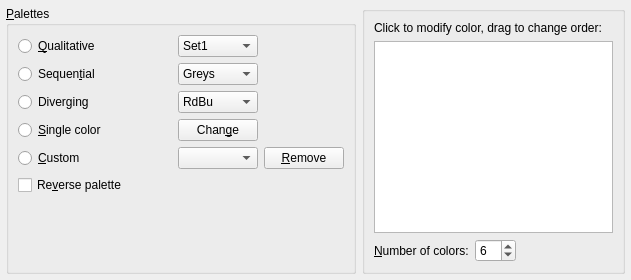
     <widget class="QWidget" name="tab_colors">
      <attribute name="title">
       <string>&amp;Colors</string>
      </attribute>
      <layout class="QHBoxLayout" name="horizontalLayout_5" stretch="4,3">
       <property name="leftMargin">
        <number>6</number>
       </property>
       <property name="topMargin">
        <number>6</number>
       </property>
       <property name="rightMargin">
        <number>6</number>
       </property>
       <property name="bottomMargin">
        <number>6</number>
       </property>
       <item>
        <layout class="QVBoxLayout" name="verticalLayout">
         <item>
          <widget class="QGroupBox" name="groupBox">
           <property name="title">
            <string>&amp;Palettes</string>
           </property>
           <layout class="QGridLayout" name="gridLayout_6" columnstretch="1,0,0">
            <item row="5" column="0">
             <widget class="QRadioButton" name="radio_custom">
              <property name="text">
               <string>&amp;Custom</string>
              </property>
             </widget>
            </item>
            <item row="1" column="0">
             <widget class="QRadioButton" name="radio_qualitative">
              <property name="text">
               <string>&amp;Qualitative</string>
              </property>
              <property name="checked">
               <bool>false</bool>
              </property>
             </widget>
            </item>
            <item row="2" column="0">
             <widget class="QRadioButton" name="radio_sequential">
              <property name="sizePolicy">
               <sizepolicy hsizetype="Minimum" vsizetype="Fixed">
                <horstretch>0</horstretch>
                <verstretch>0</verstretch>
               </sizepolicy>
              </property>
              <property name="text">
               <string>Sequen&amp;tial</string>
              </property>
             </widget>
            </item>
            <item row="6" column="0">
             <widget class="QCheckBox" name="check_reverse">
              <property name="text">
               <string>Re&amp;verse palette</string>
              </property>
             </widget>
            </item>
            <item row="2" column="1">
             <widget class="QComboBox" name="combo_sequential">
              <item>
               <property name="text">
                <string>Greys</string>
               </property>
              </item>
              <item>
               <property name="text">
                <string>Reds</string>
               </property>
              </item>
              <item>
               <property name="text">
                <string>Greens</string>
               </property>
              </item>
              <item>
               <property name="text">
                <string>Blues</string>
               </property>
              </item>
              <item>
               <property name="text">
                <string>Oranges</string>
               </property>
              </item>
              <item>
               <property name="text">
                <string>Purples</string>
               </property>
              </item>
              <item>
               <property name="text">
                <string>BuGn</string>
               </property>
              </item>
              <item>
               <property name="text">
                <string>BuPu</string>
               </property>
              </item>
              <item>
               <property name="text">
                <string>GnBu</string>
               </property>
              </item>
              <item>
               <property name="text">
                <string>OrRd</string>
               </property>
              </item>
              <item>
               <property name="text">
                <string>PuBu</string>
               </property>
              </item>
              <item>
               <property name="text">
                <string>PuRd</string>
               </property>
              </item>
              <item>
               <property name="text">
                <string>RdPu</string>
               </property>
              </item>
              <item>
               <property name="text">
                <string>YlGn</string>
               </property>
              </item>
              <item>
               <property name="text">
                <string>PuBuGn</string>
               </property>
              </item>
              <item>
               <property name="text">
                <string>YlGnBu</string>
               </property>
              </item>
              <item>
               <property name="text">
                <string>YlOrBr</string>
               </property>
              </item>
              <item>
               <property name="text">
                <string>YlOrRd</string>
               </property>
              </item>
             </widget>
            </item>
            <item row="5" column="2">
             <widget class="QPushButton" name="button_remove_custom">
              <property name="text">
               <string>&amp;Remove</string>
              </property>
             </widget>
            </item>
            <item row="5" column="1">
             <widget class="QComboBox" name="combo_custom"/>
            </item>
            <item row="7" column="1">
             <spacer name="verticalSpacer_4">
              <property name="orientation">
               <enum>Qt::Vertical</enum>
              </property>
              <property name="sizeHint" stdset="0">
               <size>
                <width>20</width>
                <height>40</height>
               </size>
              </property>
             </spacer>
            </item>
            <item row="1" column="1">
             <widget class="QComboBox" name="combo_qualitative">
              <item>
               <property name="text">
                <string>Set1</string>
               </property>
              </item>
              <item>
               <property name="text">
                <string>Set2</string>
               </property>
              </item>
              <item>
               <property name="text">
                <string>Set3</string>
               </property>
              </item>
              <item>
               <property name="text">
                <string>Paired</string>
               </property>
              </item>
              <item>
               <property name="text">
                <string>Accent</string>
               </property>
              </item>
              <item>
               <property name="text">
                <string>Pastel1</string>
               </property>
              </item>
              <item>
               <property name="text">
                <string>Pastel2</string>
               </property>
              </item>
              <item>
               <property name="text">
                <string>Dark2</string>
               </property>
              </item>
             </widget>
            </item>
            <item row="4" column="1">
             <widget class="QPushButton" name="button_change_color">
              <property name="sizePolicy">
               <sizepolicy hsizetype="Minimum" vsizetype="Fixed">
                <horstretch>0</horstretch>
                <verstretch>0</verstretch>
               </sizepolicy>
              </property>
              <property name="text">
               <string>Chan&amp;ge</string>
              </property>
             </widget>
            </item>
            <item row="3" column="0">
             <widget class="QRadioButton" name="radio_diverging">
              <property name="text">
               <string>Diverging</string>
              </property>
             </widget>
            </item>
            <item row="3" column="1">
             <widget class="QComboBox" name="combo_diverging">
              <item>
               <property name="text">
                <string>RdBu</string>
               </property>
              </item>
              <item>
               <property name="text">
                <string>RdGy</string>
               </property>
              </item>
              <item>
               <property name="text">
                <string>PRGn</string>
               </property>
              </item>
              <item>
               <property name="text">
                <string>PiYG</string>
               </property>
              </item>
              <item>
               <property name="text">
                <string>BrBG</string>
               </property>
              </item>
              <item>
               <property name="text">
                <string>RdYlBu</string>
               </property>
              </item>
              <item>
               <property name="text">
                <string>RdYlGn</string>
               </property>
              </item>
              <item>
               <property name="text">
                <string>Spectral</string>
               </property>
              </item>
             </widget>
            </item>
            <item row="4" column="0">
             <widget class="QRadioButton" name="radio_single_color">
              <property name="text">
               <string>&amp;Single color</string>
              </property>
             </widget>
            </item>
           </layout>
          </widget>
         </item>
        </layout>
       </item>
       <item>
        <widget class="QGroupBox" name="palette_preview">
         <layout class="QGridLayout" name="gridLayout_7">
          <item row="0" column="0" colspan="3">
           <widget class="QLabel" name="label_38">
            <property name="text">
             <string>Click to modify color, drag to change order:</string>
            </property>
           </widget>
          </item>
          <item row="1" column="0" colspan="3">
           <widget class="QListWidget" name="color_test_area">
            <property name="dragEnabled">
             <bool>true</bool>
            </property>
            <property name="dragDropMode">
             <enum>QAbstractItemView::InternalMove</enum>
            </property>
            <property name="defaultDropAction">
             <enum>Qt::MoveAction</enum>
            </property>
            <property name="selectionMode">
             <enum>QAbstractItemView::SingleSelection</enum>
            </property>
            <property name="selectionBehavior">
             <enum>QAbstractItemView::SelectItems</enum>
            </property>
            <property name="movement">
             <enum>QListView::Snap</enum>
            </property>
           </widget>
          </item>
          <item row="2" column="0">
           <widget class="QLabel" name="label_37">
            <property name="text">
             <string>&amp;Number of colors:</string>
            </property>
            <property name="buddy">
             <cstring>spin_number</cstring>
            </property>
           </widget>
          </item>
          <item row="2" column="1">
           <widget class="QSpinBox" name="spin_number">
            <property name="minimum">
             <number>1</number>
            </property>
            <property name="value">
             <number>6</number>
            </property>
           </widget>
          </item>
          <item row="2" column="2">
           <spacer name="horizontalSpacer">
            <property name="orientation">
             <enum>Qt::Horizontal</enum>
            </property>
            <property name="sizeHint" stdset="0">
             <size>
              <width>136</width>
              <height>20</height>
             </size>
            </property>
           </spacer>
          </item>
         </layout>
        </widget>
       </item>
      </layout>
     </widget>
